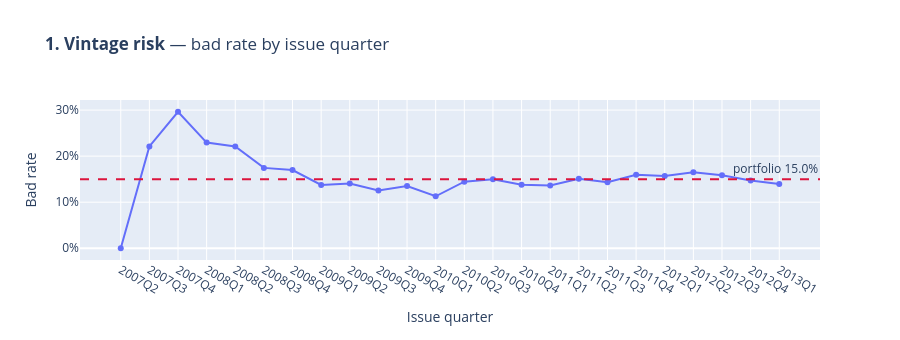
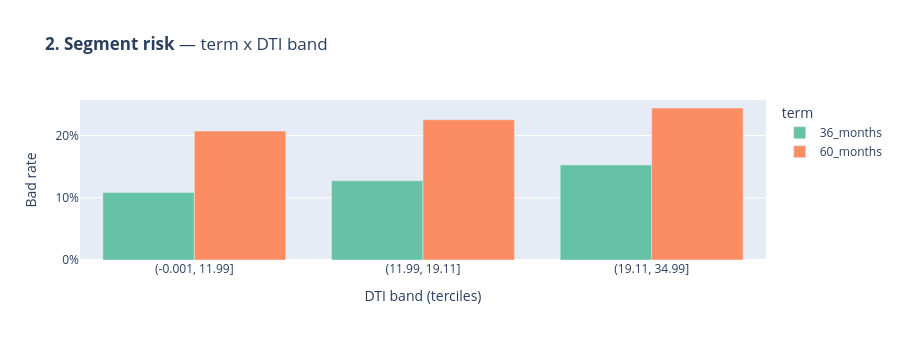
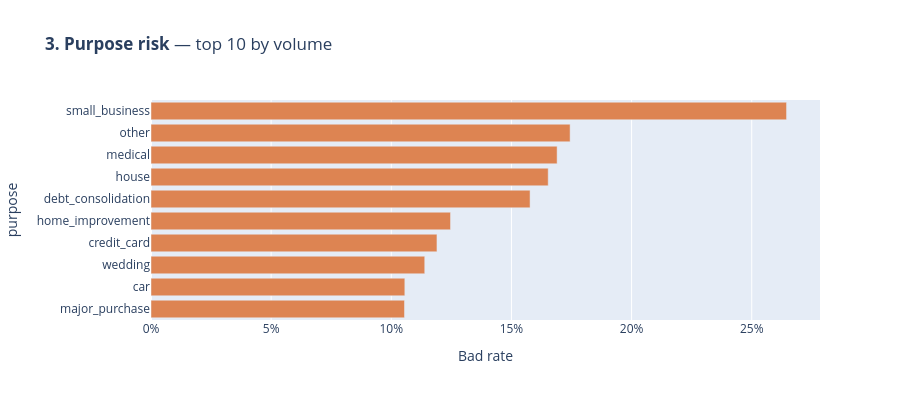
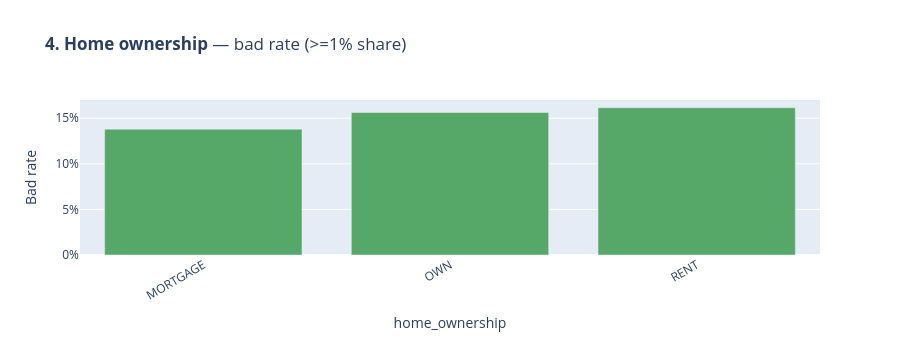

Notebook cell for these charts, in order:
### Markdown cell above
<br>

## **4.3. Dashboard Preview — Interactive (Plotly)**

Mock-up of the panels the future **Streamlit dashboard** will render, built
with plain Plotly so the layout/interaction can be evaluated before the app
exists. Scorecard/PD panels are intentionally absent — they arrive with the
modeling notebooks; this preview covers the EDA-level portfolio views only.
All figures are computed on the eligible EDA population (`df`).

### Code cell
# ============================================================
# 4.3. DASHBOARD PREVIEW — interactive Plotly panels (EDA level)
# ============================================================
import plotly.express as px
from src.performance_window import bad_rate_by_vintage

BASE_BAD = df['target'].mean()

# ---- Panel 1: bad rate by vintage quarter ----
vint = bad_rate_by_vintage(df)
fig1 = px.line(vint, x='vintage', y='bad_rate', markers=True,
               labels={'bad_rate': 'Bad rate', 'vintage': 'Issue quarter'},
               title='<b>1. Vintage risk</b> — bad rate by issue quarter')
fig1.add_hline(y=BASE_BAD, line_dash='dash', line_color='crimson',
               annotation_text=f'portfolio {BASE_BAD:.1%}')
fig1.update_layout(height=340, yaxis_tickformat='.0%', hovermode='x unified')
fig1.show()

# ---- Panel 2: term x DTI-tercile segment risk ----
_seg = df[['term', 'dti', 'target']].dropna().copy()
_seg['dti_band'] = pd.qcut(_seg['dti'], 3, duplicates='drop').astype(str)
_seg_prof = (_seg.groupby(['term', 'dti_band'], observed=True)['target']
               .agg(bad_rate='mean', n='size').reset_index()
               .assign(bad_lift=lambda d: d['bad_rate'] / BASE_BAD))
fig2 = px.bar(_seg_prof, x='dti_band', y='bad_rate', color='term',
              barmode='group',
              labels={'bad_rate': 'Bad rate', 'dti_band': 'DTI band (terciles)'},
              title='<b>2. Segment risk</b> — term x DTI band',
              color_discrete_sequence=px.colors.qualitative.Set2)
fig2.update_layout(height=340, yaxis_tickformat='.0%', hovermode='x unified')
fig2.show()

# ---- Panel 3: purpose risk (top 10 by volume) ----
_top = df['purpose'].value_counts().head(10).index
_purp = (df[df['purpose'].isin(_top)].groupby('purpose')['target']
           .agg(bad_rate='mean', n='size').reset_index()
           .sort_values('bad_rate'))
fig3 = px.bar(_purp, x='bad_rate', y='purpose', orientation='h',
              labels={'bad_rate': 'Bad rate'},
              title='<b>3. Purpose risk</b> — top 10 by volume',
              color_discrete_sequence=['#DD8452'])
fig3.update_layout(height=400, yaxis={'categoryorder': 'total ascending'},
                   xaxis_tickformat='.0%')
fig3.show()

# ---- Panel 4: home ownership risk (>=1% share) ----
_home = (df.groupby('home_ownership')['target']
           .agg(bad_rate='mean', n='size').reset_index()
           .assign(share=lambda d: d['n'] / d['n'].sum())
           .query('share >= 0.01'))
fig4 = px.bar(_home, x='home_ownership', y='bad_rate',
              labels={'bad_rate': 'Bad rate'},
              title='<b>4. Home ownership</b> — bad rate (>=1% share)',
              color_discrete_sequence=['#55A868'])
fig4.update_layout(height=340, xaxis_tickangle=-30, yaxis_tickformat='.0%')
fig4.show()

# ---- Panel 5: segment profile table (dashboard-style summary card) ----
summary = (_seg_prof.assign(pct=lambda d: (d['n'] / d['n'].sum() * 100).round(1),
                            bad_rate=lambda d: d['bad_rate'].round(4),
                            bad_lift=lambda d: d['bad_lift'].round(2))
           [['term', 'dti_band', 'pct', 'n', 'bad_rate', 'bad_lift']]
           .sort_values('bad_rate', ascending=False))
print(f'Eligible population: {len(df):,} | base bad rate {BASE_BAD:.2%}')
display(summary)

### Figure 1 — Plotly figure (JSON) as saved in the notebook; plotly's stock layout.template omitted (floating-point values rounded to 4 significant figures)
{"data": [{"hovertemplate": "Issue quarter=%{x}<br>Bad rate=%{y}<extra></extra>", "legendgroup": "", "line": {"color": "#636efa", "dash": "solid"}, "marker": {"symbol": "circle"}, "mode": "lines+markers", "name": "", "orientation": "v", "showlegend": false, "type": "scatter", "x": ["2007Q2", "2007Q3", "2007Q4", "2008Q1", "2008Q2", "2008Q3", "2008Q4", "2009Q1", "2009Q2", "2009Q3", "2009Q4", "2010Q1", "2010Q2", "2010Q3", "2010Q4", "2011Q1", "2011Q2", "2011Q3", "2011Q4", "2012Q1", "2012Q2", "2012Q3", "2012Q4", "2013Q1"], "xaxis": "x", "y": [0.0, 0.221, 0.2964, 0.2295, 0.2209, 0.1745, 0.1698, 0.1374, 0.1408, 0.1256, 0.1352, 0.1129, 0.1444, 0.1496, 0.1379, 0.1364, 0.1509, 0.1434, 0.1598, 0.1567, 0.1652, 0.1584, 0.1472, 0.1394], "yaxis": "y"}], "layout": {"annotations": [{"showarrow": false, "text": "portfolio 15.0%", "x": 1, "xanchor": "right", "xref": "x domain", "y": 0.1501, "yanchor": "bottom", "yref": "y"}], "height": 340, "hovermode": "x unified", "legend": {"tracegroupgap": 0}, "shapes": [{"line": {"color": "crimson", "dash": "dash"}, "type": "line", "x0": 0, "x1": 1, "xref": "x domain", "y0": 0.1501, "y1": 0.1501, "yref": "y"}], "title": {"text": "<b>1. Vintage risk</b> — bad rate by issue quarter"}, "xaxis": {"anchor": "y", "domain": [0, 1], "title": {"text": "Issue quarter"}}, "yaxis": {"anchor": "x", "domain": [0, 1], "tickformat": ".0%", "title": {"text": "Bad rate"}}}}

### Figure 2 — Plotly figure (JSON) as saved in the notebook; plotly's stock layout.template omitted (floating-point values rounded to 4 significant figures)
{"data": [{"alignmentgroup": "True", "hovertemplate": "term=36_months<br>DTI band (terciles)=%{x}<br>Bad rate=%{y}<extra></extra>", "legendgroup": "36_months", "marker": {"color": "rgb(102,194,165)", "pattern": {"shape": ""}}, "name": "36_months", "offsetgroup": "36_months", "orientation": "v", "showlegend": true, "textposition": "auto", "type": "bar", "x": ["(-0.001, 11.99]", "(11.99, 19.11]", "(19.11, 34.99]"], "xaxis": "x", "y": [0.1083, 0.1273, 0.1528], "yaxis": "y"}, {"alignmentgroup": "True", "hovertemplate": "term=60_months<br>DTI band (terciles)=%{x}<br>Bad rate=%{y}<extra></extra>", "legendgroup": "60_months", "marker": {"color": "rgb(252,141,98)", "pattern": {"shape": ""}}, "name": "60_months", "offsetgroup": "60_months", "orientation": "v", "showlegend": true, "textposition": "auto", "type": "bar", "x": ["(-0.001, 11.99]", "(11.99, 19.11]", "(19.11, 34.99]"], "xaxis": "x", "y": [0.2071, 0.2253, 0.2442], "yaxis": "y"}], "layout": {"barmode": "group", "height": 340, "hovermode": "x unified", "legend": {"title": {"text": "term"}, "tracegroupgap": 0}, "title": {"text": "<b>2. Segment risk</b> — term x DTI band"}, "xaxis": {"anchor": "y", "domain": [0, 1], "title": {"text": "DTI band (terciles)"}}, "yaxis": {"anchor": "x", "domain": [0, 1], "tickformat": ".0%", "title": {"text": "Bad rate"}}}}

### Figure 3 — Plotly figure (JSON) as saved in the notebook; plotly's stock layout.template omitted (floating-point values rounded to 4 significant figures)
{"data": [{"hovertemplate": "Bad rate=%{x}<br>purpose=%{y}<extra></extra>", "legendgroup": "", "marker": {"color": "#DD8452", "pattern": {"shape": ""}}, "name": "", "orientation": "h", "showlegend": false, "textposition": "auto", "type": "bar", "x": [0.1055, 0.1056, 0.1139, 0.119, 0.1247, 0.1578, 0.1653, 0.169, 0.1744, 0.2645], "xaxis": "x", "y": ["major_purchase", "car", "wedding", "credit_card", "home_improvement", "debt_consolidation", "house", "medical", "other", "small_business"], "yaxis": "y"}], "layout": {"barmode": "relative", "height": 400, "legend": {"tracegroupgap": 0}, "title": {"text": "<b>3. Purpose risk</b> — top 10 by volume"}, "xaxis": {"anchor": "y", "domain": [0, 1], "tickformat": ".0%", "title": {"text": "Bad rate"}}, "yaxis": {"anchor": "x", "categoryorder": "total ascending", "domain": [0, 1], "title": {"text": "purpose"}}}}

### Figure 4 — Plotly figure (JSON) as saved in the notebook; plotly's stock layout.template omitted (floating-point values rounded to 4 significant figures)
{"data": [{"hovertemplate": "home_ownership=%{x}<br>Bad rate=%{y}<extra></extra>", "legendgroup": "", "marker": {"color": "#55A868", "pattern": {"shape": ""}}, "name": "", "orientation": "v", "showlegend": false, "textposition": "auto", "type": "bar", "x": ["MORTGAGE", "OWN", "RENT"], "xaxis": "x", "y": [0.138, 0.1563, 0.1615], "yaxis": "y"}], "layout": {"barmode": "relative", "height": 340, "legend": {"tracegroupgap": 0}, "title": {"text": "<b>4. Home ownership</b> — bad rate (>=1% share)"}, "xaxis": {"anchor": "y", "domain": [0, 1], "tickangle": -30, "title": {"text": "home_ownership"}}, "yaxis": {"anchor": "x", "domain": [0, 1], "tickformat": ".0%", "title": {"text": "Bad rate"}}}}
